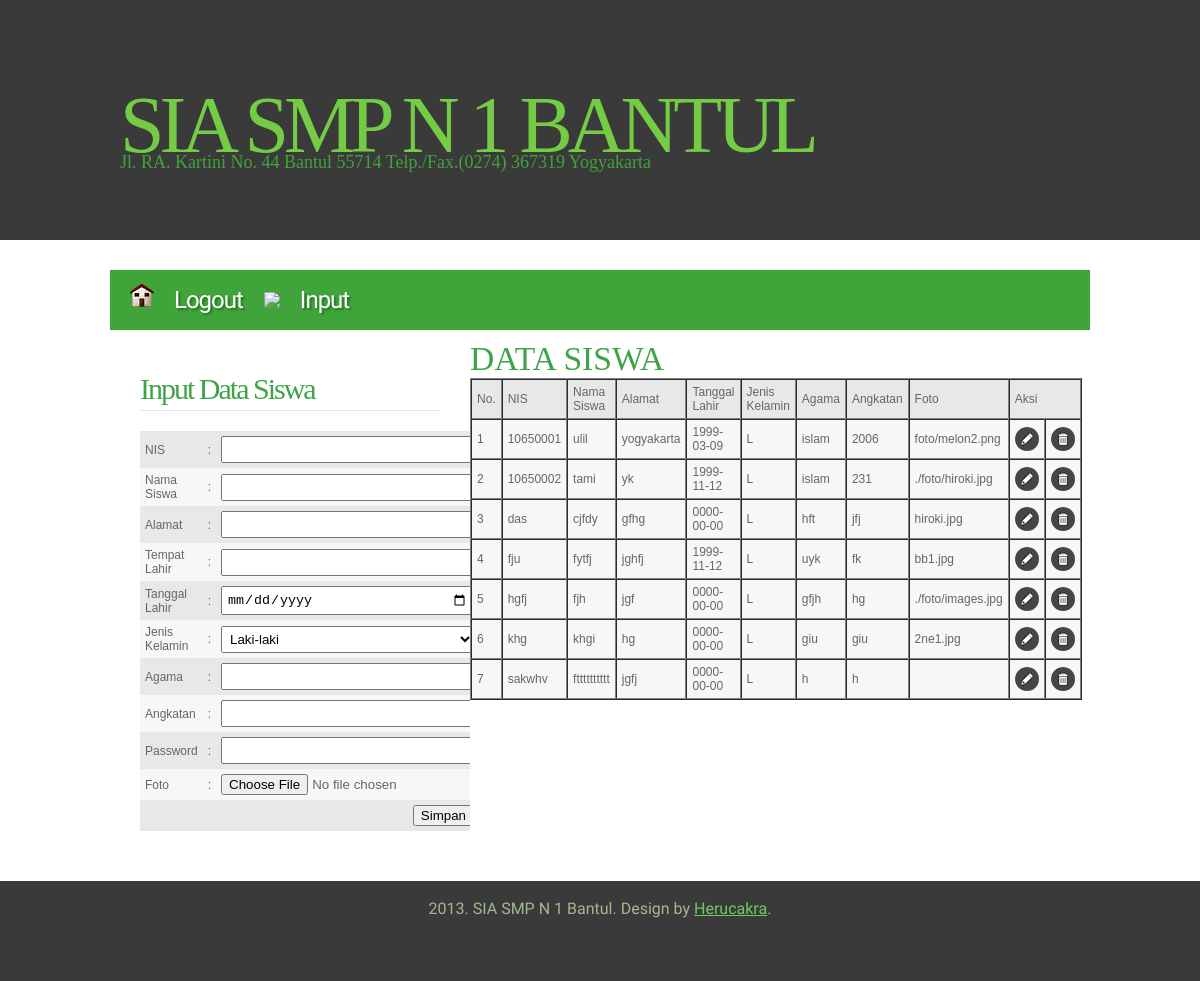
/data_siswa.php (signed in), run on the app's committed database.
### tables this page shows
CREATE TABLE IF NOT EXISTS `siswa` (
  `nis` varchar(10) NOT NULL,
  `nm_siswa` varchar(30) NOT NULL,
  `password` varchar(30) NOT NULL,
  `almt_siswa` text NOT NULL,
  `tmp_lahir` varchar(20) NOT NULL,
  `tgl_lahir` date NOT NULL,
  `jk` varchar(10) NOT NULL,
  `agama` varchar(10) NOT NULL,
  `angkatan` varchar(10) NOT NULL,
  `gb` varchar(255) NOT NULL,
  PRIMARY KEY (`nis`)
);

### data_siswa.php (the view, shortened to what this page needs)
<html>
<head>
<link href="style.css" rel="stylesheet" type="text/css" media="screen" />
</head>
<body>
<div id="wrapper">
	<div id="header-wrapper">
		<div id="header">
			<div id="logo">
				<h1><a href="#">SIA SMP N 1 Bantul</a></h1>
				<p>Jl. RA. Kartini No. 44 Bantul 55714 Telp./Fax.(0274) 367319 Yogyakarta</p>
			</div>
		</div>
	</div>
	<div id="menu-wrapper">
		<ul id="menu">
		<li><a href="logout.php"><img src ="images/home.png" /><span>Logout</span></a></li>
		<li><img src ="images/nilai.png" /><span>Input</span></a>
		</li>
		</ul>
	</div>
	<div id="page">
		<div id="content">
			<div class="contentbg">
				<h2>DATA SISWA</h2>
<table border="1" cellpadding="5" cellspacing="0">
    <tbody>
        <tr class='dark'>
			<td>No.</td>
            <td>NIS</td>
			<td>Nama Siswa</td>
			<td>Alamat</td>
            <td>Tanggal Lahir</td>
            <td>Jenis Kelamin</td>
            <td>Agama</td>
            <td>Angkatan</td>
			<td>Foto</td>
			<td colspan="2">Aksi</td>
        </tr>
    <?php
    $query = mysql_query("select * from siswa");
    $no = 1;
    while ($data = mysql_fetch_array($query)) {
    ?>
        <tr class='light'>
		<td><?php echo $no; ?></td>
            <td><?php echo $data['nis']; ?></td>
            <td><?php echo $data['nm_siswa']; ?></td>
            <td><?php echo $data['almt_siswa']; ?></td>
            <td><?php echo $data['tgl_lahir']; ?></td>
			<td><?php echo $data['jk']; ?></td>
            <td><?php echo $data['agama']; ?></td>
			<td><?php echo $data['angkatan']; ?></td>
			<td><?php echo $data['gb']; ?></td>
            <td><a href="edit_siswa.php?nis=<?php echo $data['nis']; ?>"><img src ="images/edit.png" /></a></td>
			<td><a href="delete.php?nis=<?php echo $data['nis']; ?>"><img src ="images/bin.png" /></a></td>
        </tr>
    <?php
        $no++;
    }
		?>
				</tbody>
			</table>
		</div>
	</div>
		<div id="sidebar-bg">
			<div id="sidebar">
			<h2 class="title">Input Data Siswa</h2>
<form enctype="multipart/form-data" name="input_data" action="insert.php" method="post">
<table border="0" cellpadding="5" cellspacing="0">
    <tbody>
        <tr class='dark'>
            <td>NIS</td>
            <td>:</td>
            <td><input type="text" class="input" name="nis" required="required" /></td>
        </tr>
        <tr class='light'>
            <td>Nama Siswa</td>
            <td>:</td>
            <td><input type="text" class="input" name="nm_siswa" required="required" /></td>
        </tr>
        <tr class='dark'>
            <td>Alamat</td>
            <td>:</td>
            <td><input type="textarea" class="input" name="almt_siswa" required="required"> </textarea></td>
        </tr>
        <tr class='light'>
            <td>Tempat Lahir</td>
            <td>:</td>
            <td><input type="text" class="input" name="tmp_lahir" required="required" /></td>
        </tr>
        <tr class='dark'>
            <td>Tanggal Lahir</td>
            <td>:</td>
            <td><input type="date" class="input" name="tgl_lahir"  required="required" /></td>
        </tr>
		<tr class='light'>
			<td>Jenis Kelamin</td>
			<td>:</td>
			<td><select name="jk" class="input">
				<option value="L">Laki-laki</option>
				</select></td>
		</tr>
        <tr class='dark'>
            <td>Agama</td>
            <td>:</td>
            <td><input type="text" class="input" name="agama" required="required" /></td>
        </tr>
		<tr class='light'>
            <td>Angkatan</td>
            <td>:</td>
            <td><input type="year" class="input" name="angkatan" required="required" /></td>
        </tr>
        <tr class='dark'>
            <td>Password</td>
            <td>:</td>
            <td><input type="password" class="input" name="password" maxlength="14" required="required" /></td>
        </tr>
		<tr class='light'>
			<td>Foto</td>
			<td>:</td>
			<td><input type="file" name="gb" required="required" /></td>
		</tr>
        <tr class='dark'>
            <td align="right" colspan="3"><input type="submit" name="submit" value="Simpan" /></td>
        </tr>
    </tbody>
</table>
</form>
			</div>
		</div>
		<div style="clear: both;">&nbsp;</div>
</div>
	</div>
<div id="footer">
	<p>2013. SIA SMP N 1 Bantul. Design by <a href="http://www.smpn1bantul.net">Herucakra</a>.</p>
</div>
</body>
</html>

### style.css (style rules this page uses)
body { margin: 0; padding: 0; background: #FFFFFF; font-family: Arial, Helvetica, sans-serif; font-size: 14px; color: #181B20; }
h1, h2, h3 { margin: 0px; padding: 0px; font-family: 'Arvo', serif; font-weight: 400; color: #3FA449; }
table tbody { font-size: 12px; }
table tbody tr.light { color:#666666; background-color:#F7F7F7; }
table tbody tr.dark { color:#666666; background-color:#E8E8E8; }
h1 { font-size: 2em; }
h2 { font-size: 2.4em; }
p, ul, ol { margin-top: 0; line-height: 180%; }
a { text-decoration: none; color: #9C9A9A; }
#wrapper { margin: 0 auto; padding: 0; }
#header-wrapper { height: 240px; background: #3A3A3A; margin-bottom: 30px; }
#header { width: 960px; height: 240px; margin: 0 auto; }
#logo { width: 980px; height: 100px; margin: 0px auto; padding: 80px 0px 0px 0px; color: #3FA43A; }
#logo h1, #logo p { display: block; margin: 0px; padding: 0px; }
#logo h1 { letter-spacing: -5px; text-align: left; text-transform: uppercase; font-size: 80px; color: #3FA43A; }
#logo h1 a { color: #73CC43; }
#logo p { margin-top: -25px; text-align: left; font-family: 'Arvo', serif; font-size: 18px; }
#logo a { border: none; background: none; text-decoration: none; color: #3FA43A; }
#menu-wrapper { width: 980px; height: 60px; margin: 0px auto; padding: 0px; background: #3FA43A; }
#menu { margin: 0; padding: 0px 20px; list-style: none; line-height: 60px; letter-spacing: -1px; text-decoration: none; text-shadow: 2px 2px 2px rgba(0,0,0,.3); font-family: 'Abel', sans-serif; font-size: 24px; font-weight: normal; color: #FFFFFF; }
#menu li { float: left; margin-right: 1px; }
#menu a { display: block; float: left; height: 60px; margin: 0px; color: #FFFFFF; }
#menu span { padding: 0px 20px; }
#page { width: 980px; margin: 0px auto; padding: 0px; }
#content { float: right; width: 650px; }
#content .contentbg { width: 590px; padding: 10px 30px 0px 30px; }
.input { padding:4px; width:100%; }
#sidebar-bg { float: left; width: 330px; }
#sidebar { overflow: hidden; width: 300px; padding: 30px 30px 20px 30px; }
#sidebar h2 { height: 38px; margin-bottom: 20px; padding: 12px 0 0 0px; border-bottom: 1px solid #F1DAF7; letter-spacing: -2px; font-size: 30px; color: #3FA449; }
#footer { height: 100px; background: #3A3A3A; }
#footer p { margin: 0; padding-top: 18px; line-height: normal; text-align: center; font-family: 'Abel', sans-serif; font-size: 16px; color: #A4B890; }
#footer a { text-decoration: underline; color: #70C964; }

### data on the page
siswa: nis "10650001", nm_siswa "ulil", almt_siswa "yogyakarta", tgl_lahir "1999-03-09", jk "L", agama "islam", angkatan "2006", gb "foto/melon2.png"
siswa: nis "10650002", nm_siswa "tami", almt_siswa "yk", tgl_lahir "1999-11-12", jk "L", agama "islam", angkatan "231", gb "./foto/hiroki.jpg"
siswa: nis "das", nm_siswa "cjfdy", almt_siswa "gfhg", tgl_lahir "0000-00-00", jk "L", agama "hft", angkatan "jfj", gb "hiroki.jpg"
siswa: nis "fju", nm_siswa "fytfj", almt_siswa "jghfj", tgl_lahir "1999-11-12", jk "L", agama "uyk", angkatan "fk", gb "bb1.jpg"
siswa: nis "hgfj", nm_siswa "fjh", almt_siswa "jgf", tgl_lahir "0000-00-00", jk "L", agama "gfjh", angkatan "hg", gb "./foto/images.jpg"
siswa: nis "khg", nm_siswa "khgi", almt_siswa "hg", tgl_lahir "0000-00-00", jk "L", agama "giu", angkatan "giu", gb "2ne1.jpg"
siswa: nis "sakwhv", nm_siswa "ftttttttttt", almt_siswa "jgfj", tgl_lahir "0000-00-00", jk "L", agama "h", angkatan "h"
